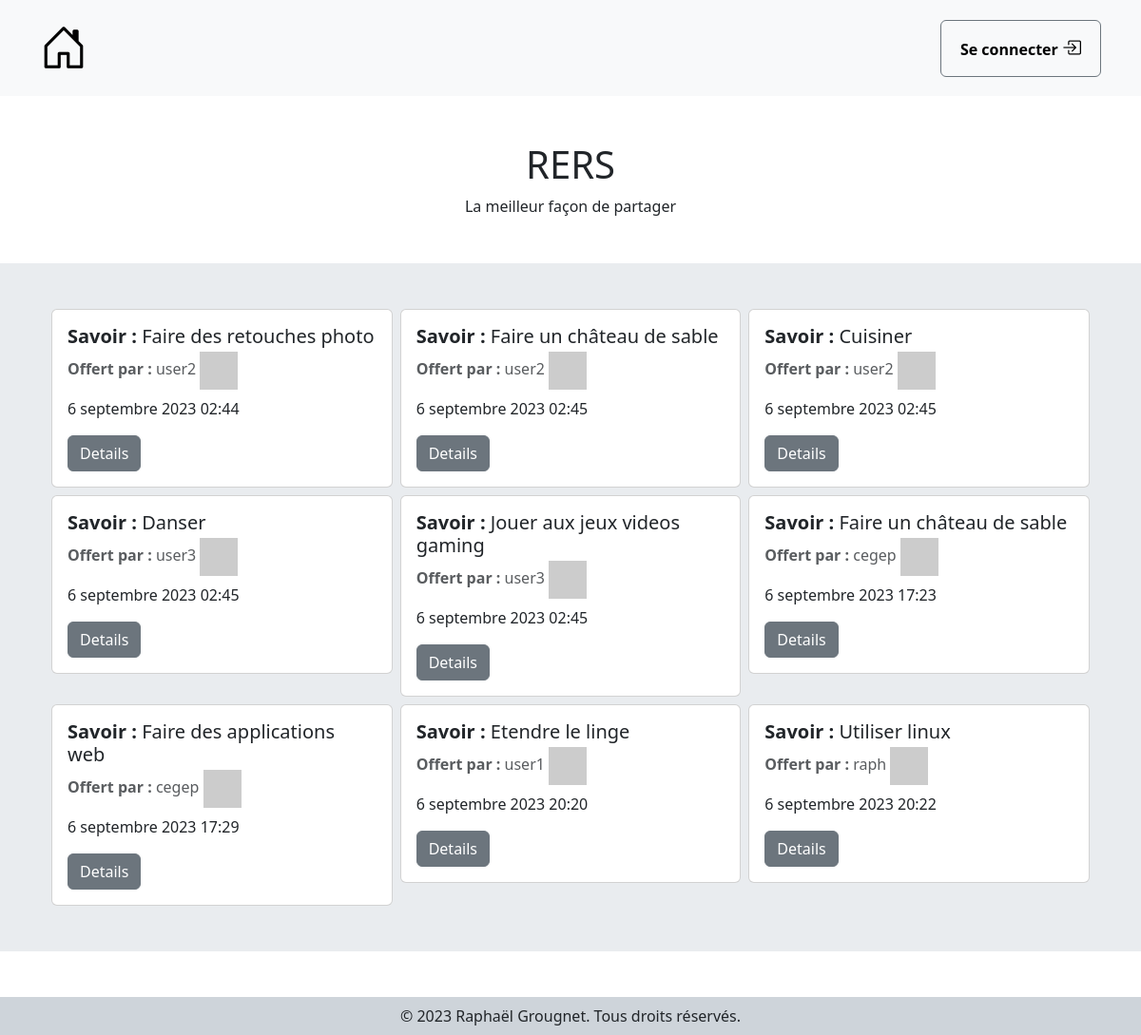
/, run on an earlier commit of the app's database.
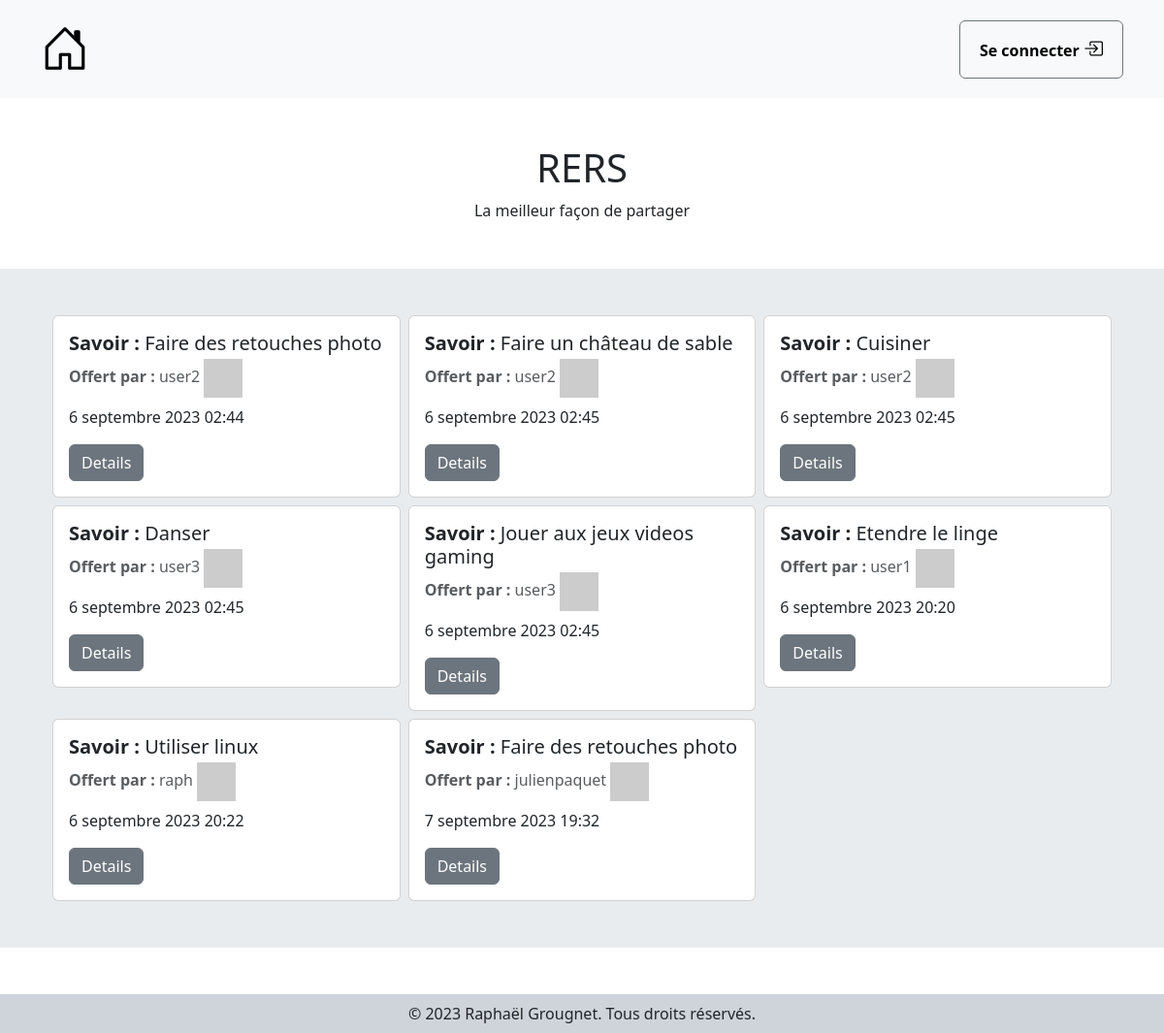
And on a later commit of the database.
### rers/models.py (models this page shows, shortened)
class Offre(models.Model):
    created_at = models.DateTimeField(auto_now_add=True, auto_now=False)
    id_user = models.ForeignKey(User, on_delete=models.CASCADE)
    id_savoir = models.ForeignKey(Savoir, on_delete=models.CASCADE)

class Savoir(models.Model):
    created_at = models.DateTimeField(auto_now_add=True, auto_now=False)
    nom = models.CharField(max_length=150)
    description = models.TextField()

class User(AbstractUser):
    pass

### rers/views.py (the view)
# urls.py: path('', views.index, name='index'),
def index(request):
    offres = Offre.objects.exclude(echange__status=1)
    return render(request, 'rers/index.html', {'offres': offres})

### rers/templates/rers/index.html
{% extends "rers/base.html" %}
{% block content %}
<div class="d-flex flex-column align-items-center my-5 text-center">
    <h1>RERS</h1>
    <span>La meilleur façon de partager</span>
</div>
<section class="bg-body-secondary mt-5 py-5">
    <div class="container px-4 overflow-hidden">
        <div class="row g-2">
            {% for offre in offres %}
            {% if offre.id_savoir.status != 1 %}
            <div class="col-4">
                <div class="card">
                    <div class="card-body">
                        <h5 class="card-title"><b>Savoir :</b> <span>{{offre.id_savoir.nom}}</span></h5>
                        <h6 class="card-subtitle mb-2 text-body-secondary"><b>Offert par :</b>
                            <span>{{offre.id_user.username}}</span> <img class="pfp-card"
                                src="https://robohash.org/{{offre.id_user.id}}" alt="pfp-card"></h6>
                        <p class="card-text">{{offre.created_at}}</p>
                        <a href="{% url 'details_offer' offre.id %}" class="card-link btn btn-secondary">Details</a>
                    </div>
                </div>
            </div>
            {% endif %}
            {% endfor %}
        </div>
    </div>
</section>
{% endblock %}

What changed in the data, as far as the page shows it:
removed Offre: id_savoir.nom "Faire un château de sable", id_user.username "cegep", created_at "6 septembre 2023 17:23"
removed Offre: id_savoir.nom "Faire des applications web", id_user.username "cegep", created_at "6 septembre 2023 17:29"
added Offre: id_savoir.nom "Faire des retouches photo", id_user.username "julienpaquet", created_at "7 septembre 2023 19:32"
